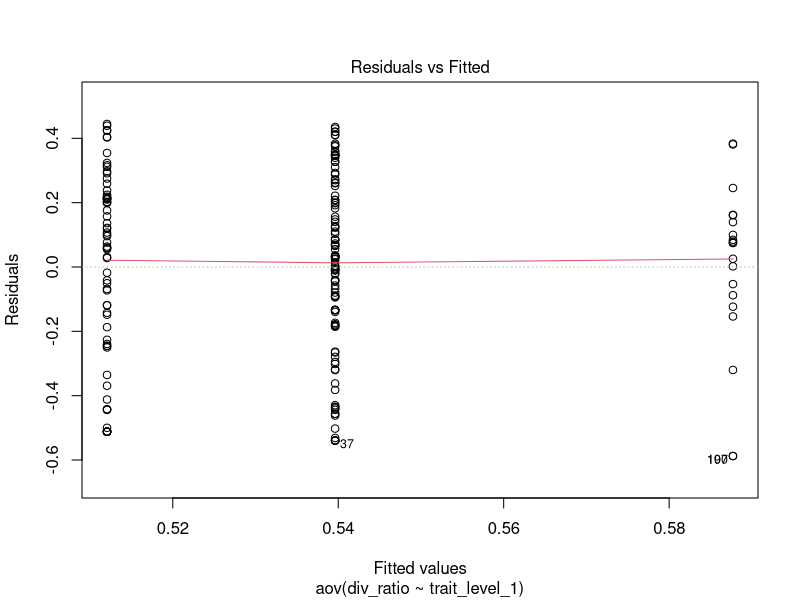
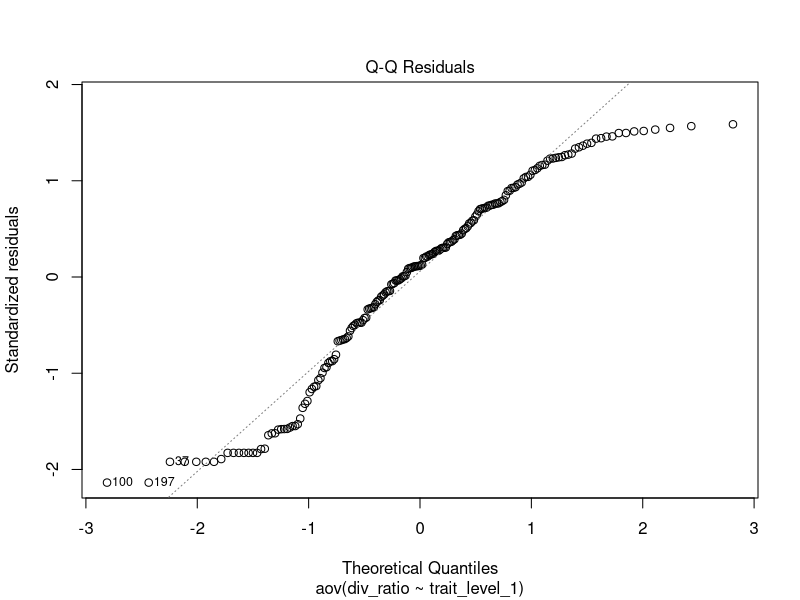
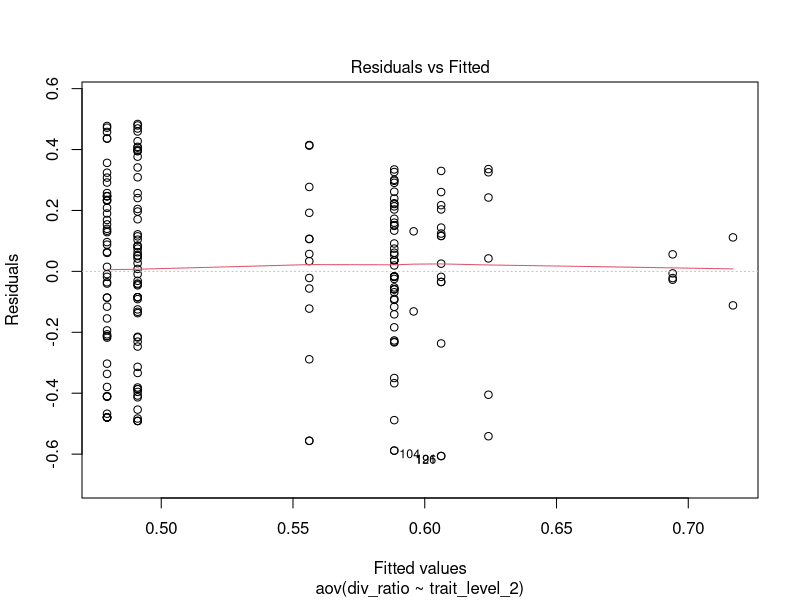
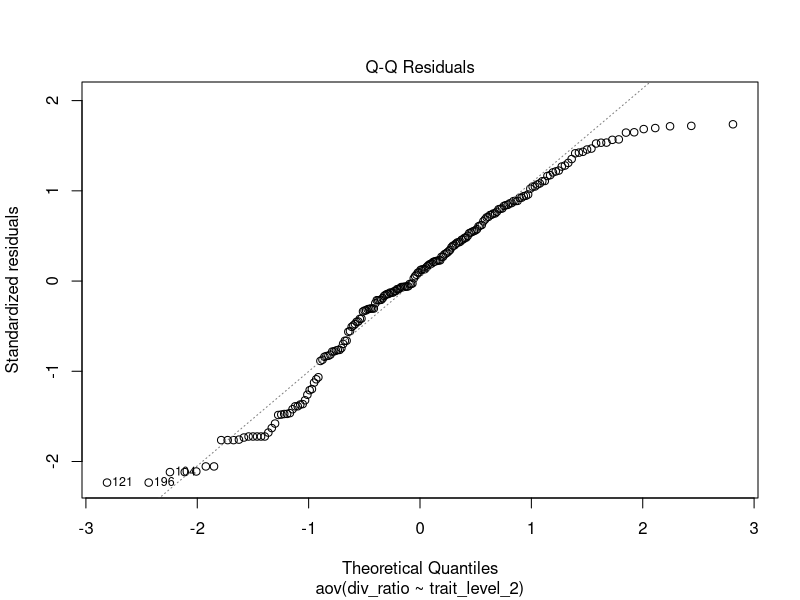
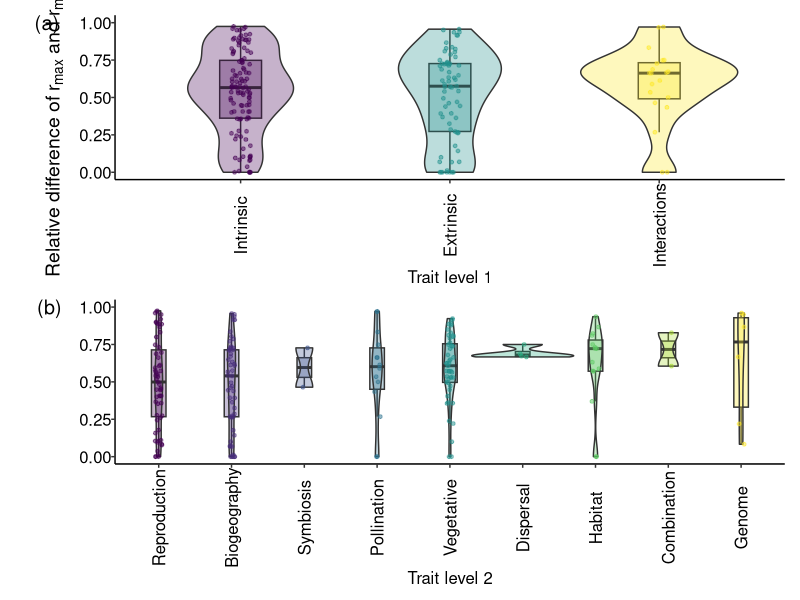
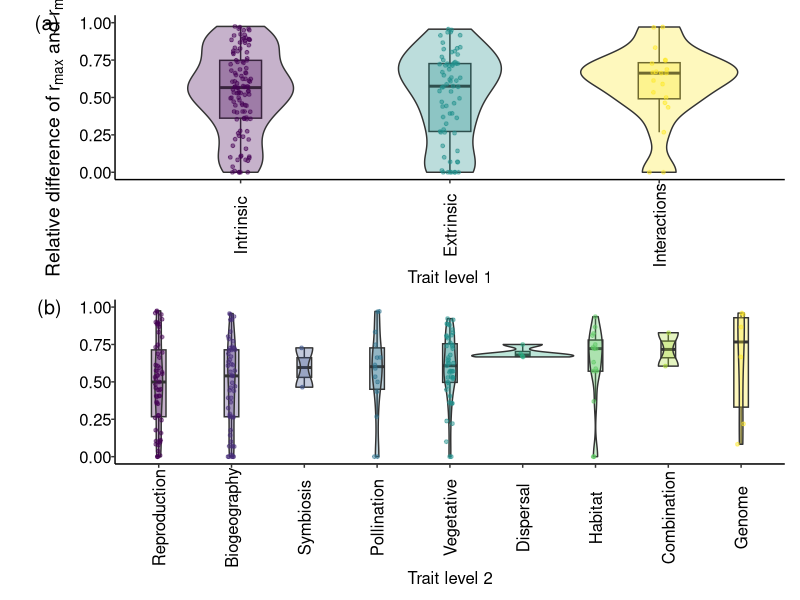

Reproduce these figures in R, in order.
###
# Violin plot of div rates differences for trait categories
###

# Library
library(viridis)
library(tidyverse)
library(ggplot2)
library(ggridges)
library(patchwork)
library(dplyr)
library(RColorBrewer)

# theme
my_theme = theme(
  text = element_text(size = 12),
  axis.text = element_text(size = 12),
  axis.title.x = element_blank(),
  axis.text.x=element_text(angle=90),
  #axis.ticks.x=element_blank(),
  axis.line.x = element_line(),
  axis.title.y = element_text(angle=90, size = 14, hjust = -1.5 , margin = margin(
    t = 0,
    r = 10,
    b = 0,
    l = 20
  )),
  axis.text.y = element_text(),
  axis.ticks.y = element_line(),
  axis.line.y = element_line(),
  legend.key = element_blank(),
  legend.title = element_blank(),
  legend.text = element_text(size = 12),
  legend.position = c(0.8, 0.9),
  panel.border = element_blank(),
  panel.grid.minor = element_blank(),
  panel.grid.major = element_blank(),
  panel.background = element_blank()
)

theme_set(my_theme)

#read in full data frame
df <-
  read.csv("data/sse_review_table - main_table.csv")

#choose the columns you want in model (plus study/model_no for formatting)
df <-
  df[, c(
    'study',
    'model_no',
    'sse_model',
    'trait_level_1',
    'trait_level_2',
#    'trait_level_3',
#    'trait_level_4',
    'div_inc',
    'div_rate',
    'age_inferred'
  )]

#only those where age was inferred
#dont need for ratio
#df<-df[df$age_inferred==1,]

#only those rows with div rate values (not NA)
df<-df[!is.na(df$div_rate),]

#make new df with MuSSE only (MuHiSSE only has two states with div rates)
df_muss<-df[df$sse_model=="MuSSE",]

#get max div rate in MuSSE model
max_muss<-df_muss %>% group_by(study,model_no) %>% slice_max(n = 1,
                                                 order_by = div_rate,
                                                 with_ties = F)

#get min div rate in MuSSE model
min_muss<-df_muss %>% group_by(study,model_no) %>% slice_min(n = 1,
                                                             order_by = div_rate,
                                                             with_ties = F)

#combine min and max rates so only extremes per MuSSE model
df_muss_minmax<-rbind(data.frame(max_muss),data.frame(min_muss))

#remove MuSSE studies from df
df<-df[df$sse_model!="MuSSE",]

#add reduced MuSSE rows with min and max values only
df<-rbind(df,df_muss_minmax)

#empty matrix to store data
rats <- matrix(nrow = 0, ncol = 4)

#loop through studies
for (i in 1:length(unique(df$study))) {
  #make subset dataframe for study
  temp_df <- df[df$study == unique(df$study)[i],]

  #loop through models in study
  for (j in 1:length(unique(temp_df$model_no))) {
    #make subset dataframe for model
    temp_mod_df <-
      temp_df[temp_df$model_no == unique(temp_df$model_no)[j],]

    #IF BOTH +VE
    if (temp_mod_df$div_rate[which.max(temp_mod_df$div_rate)] > 0 &&
        temp_mod_df$div_rate[which.min(temp_mod_df$div_rate)] > 0) {
      cat(temp_mod_df$study[1], "is both +VE")
      writeLines("")

      #abs(x-y)
      rat_val <-
        (temp_mod_df$div_rate[which.max(temp_mod_df$div_rate)] - temp_mod_df$div_rate[which.min(temp_mod_df$div_rate)]) /

        #max(abs(x),abs(y))
        temp_mod_df$div_rate[which.max(temp_mod_df$div_rate)]

      #make data frame
      stu_sta_rat <-
        data.frame(
          temp_mod_df$study[which.max(temp_mod_df$div_rate)],
          temp_mod_df$trait_level_1[which.max(temp_mod_df$div_rate)],
          temp_mod_df$trait_level_2[which.max(temp_mod_df$div_rate)],
          as.numeric(rat_val)
        )

    } else if (temp_mod_df$div_rate[which.max(temp_mod_df$div_rate)] < 0 &&
          temp_mod_df$div_rate[which.min(temp_mod_df$div_rate)] < 0) {

        #IF BOTH -VE
        cat(temp_mod_df$study[1], "is both -VE")
        writeLines("")

        #remove
        rat_val <-  999

        #make data frame
        stu_sta_rat <-
          data.frame(
            temp_mod_df$study[which.max(temp_mod_df$div_rate)],
            temp_mod_df$trait_level_1[which.max(temp_mod_df$div_rate)],
            temp_mod_df$trait_level_2[which.max(temp_mod_df$div_rate)],
            as.numeric(rat_val)
          )

      } else {

        #IF ONE -VE
        #abs(x-y)/max(x,y)
        cat(temp_mod_df$study[1], "is at least one -VE")
        writeLines("")

        #remove
        rat_val <-  999

        #make data frame
        stu_sta_rat <-
          data.frame(
            temp_mod_df$study[which.max(temp_mod_df$div_rate)],
            temp_mod_df$trait_level_1[which.max(temp_mod_df$div_rate)],
            temp_mod_df$trait_level_2[which.max(temp_mod_df$div_rate)],
            as.numeric(rat_val)
          )

      }

    #bind data frame to template
    rats <- rbind(rats, stu_sta_rat)

    }

}

#replace placeholder values with NA
rats$as.numeric.rat_val.[grepl(999,rats$as.numeric.rat_val.)]<-NA

#rename for ease
df2<-rats
colnames(df2)<-c("study","trait_level_1","trait_level_2","div_ratio")
#view(df2)

#change to factor for sorting
df2$trait_level_1<-as.factor(df2$trait_level_1)
df2$trait_level_2<-as.factor(df2$trait_level_2)

#####
# Stats trait level 1
#####

# Compute the analysis of variance
res.aov <- aov(div_ratio ~ trait_level_1, data = df2)

# Summary of the analysis
summary(res.aov)

# Homogeneity of variances
plot(res.aov, 1)

# Normality
plot(res.aov, 2)

# Extract the residuals
aov_residuals <- residuals(object = res.aov)

# Run Shapiro-Wilk test
shapiro.test(x = aov_residuals )

#
kruskal.test(div_ratio ~ trait_level_1, data = df2)

#pairwise non-parametric
pairwise.wilcox.test(df2$div_ratio, df2$trait_level_1,
                     p.adjust.method = "BH")

#####
# Boxplots trait level 1
#####

#order factors for plot
library(forcats)
df3 <-df2 %>% mutate(trait_level_1 = fct_relevel(trait_level_1,
                                                 "Intrinsic",
                                                 "Extrinsic",
                                                 "Interactions"))

p1 <- ggplot(df3, aes(
  x = trait_level_1,
  y = div_ratio,
  fill = trait_level_1
)) + geom_boxplot(outlier.shape = NA, width = 0.2) +
  geom_violin(width=0.75) +
  geom_jitter(
    aes(color = trait_level_1),
    size = 1,
    alpha = 0.5,
    width = 0.05,
    height = 0
  ) +
  theme(legend.position = "none",
        axis.title.x = element_text(vjust = 0.3)) +
  scale_y_continuous(name="") +
  scale_x_discrete(name = "Trait level 1") +
  scale_fill_viridis(discrete = TRUE, alpha = 0.3) +
  scale_color_viridis(discrete = TRUE, alpha = 0.8)  +
  annotate(geom="text", x=0.075, y=1, label="(a)",size=5) +
  coord_cartesian(ylim = c(0.001,1),
                  xlim = c(1, 3),
                  clip = 'off')

#####
# Stats trait level 2
#####

# Compute the analysis of variance
res.aov <- aov(div_ratio ~ trait_level_2, data = df2)

# Summary of the analysis
summary(res.aov)

# Homogeneity of variances
plot(res.aov, 1)

# Normality
plot(res.aov, 2)

# Extract the residuals
aov_residuals <- residuals(object = res.aov)

# Run Shapiro-Wilk test
shapiro.test(x = aov_residuals )

#
kruskal.test(div_ratio ~ trait_level_2, data = df2)

#pairwise non-parametric
pairwise.wilcox.test(df2$div_ratio, df2$trait_level_2,
                     p.adjust.method = "BH")

#####
# Boxplots trait level 2
#####

df4 <-df2 %>% mutate(trait_level_2 = fct_relevel(trait_level_2,
                                        "Reproduction",
                                        "Biogeography",
                                        "Symbiosis",
                                        "Pollination",
                                        "Vegetative",
                                        "Dispersal",
                                        "Habitat",
                                        "Combination",
                                        "Genome"
))

p2 <- ggplot(df4, aes(
  x = factor(trait_level_2),
  y = div_ratio,
  fill = trait_level_2
)) + geom_boxplot(outlier.shape = NA, width = 0.2) +
  geom_violin(width=1.4) +
  geom_jitter(
    aes(color = trait_level_2),
    size = 1,
    alpha = 0.5,
    width = 0.05,
    height = 0
  ) +
  theme(legend.position = "none",
        axis.title.x = element_text(vjust = 0.2),
        axis.text.x = element_text(angle=90)) +
        scale_y_continuous() +
  scale_x_discrete(name = "Trait level 2") +
  scale_fill_viridis(discrete = TRUE, alpha = 0.3) +
  scale_color_viridis(discrete = TRUE, alpha = 0.8) +
  annotate(geom="text", x=-0.5, y=1, label="(b)",size=5) +
  coord_cartesian(ylim = c(0.001,1),
                  xlim = c(1, 9),
                  clip = 'off') +
  ylab(bquote(Relative~difference~of~r[max]~and~r[min]))

###
#arrange plots together
###

p1 / p2

ggsave("figures/violins_reldiffs_both_pos.png",
       width = 30,
       height = 20,
       units = 'cm')

#how many models used?
table(is.na(rats$as.numeric.rat_val.))[1]
